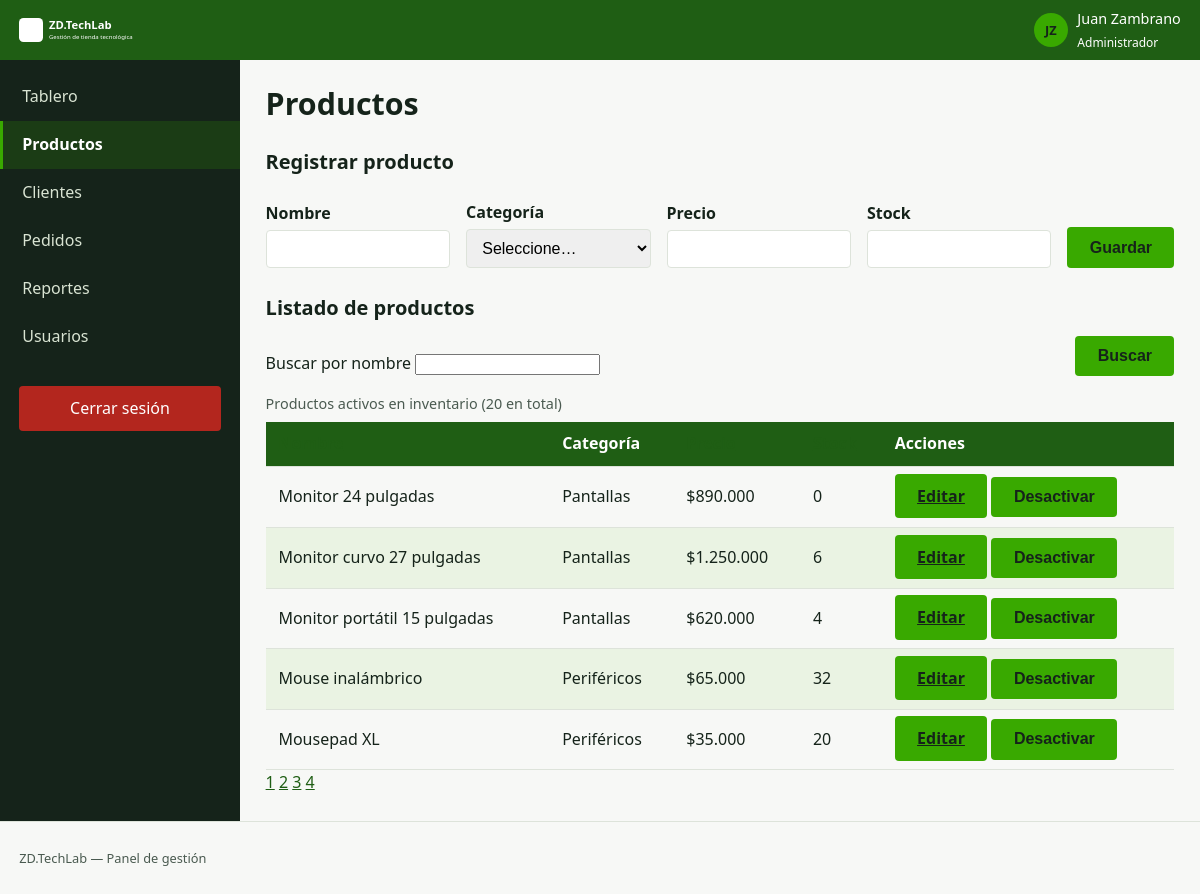
The app's page /productos.php?pagina=2 (signed in) with its own data.
### tables this page shows
CREATE TABLE productos (
  id            INT UNSIGNED AUTO_INCREMENT PRIMARY KEY,
  categoria_id  INT UNSIGNED NOT NULL,
  nombre        VARCHAR(150) NOT NULL,
  precio        DECIMAL(12,2) NOT NULL,
  stock         INT UNSIGNED NOT NULL DEFAULT 0,
  stock_minimo  INT UNSIGNED NOT NULL DEFAULT 5,
  activo        TINYINT(1) NOT NULL DEFAULT 1,
  creado_en     DATETIME NOT NULL DEFAULT CURRENT_TIMESTAMP,
  CONSTRAINT fk_productos_categoria
    FOREIGN KEY (categoria_id) REFERENCES categorias(id)
    ON DELETE RESTRICT ON UPDATE CASCADE,
  INDEX idx_productos_nombre (nombre),
  INDEX idx_productos_categoria (categoria_id)
);

CREATE TABLE categorias (
  id      INT UNSIGNED AUTO_INCREMENT PRIMARY KEY,
  nombre  VARCHAR(80) NOT NULL,
  UNIQUE KEY uq_categorias_nombre (nombre)
);

### app/modelos/ProductoModelo.php (called while the page is built, shortened)
<?php
final class ProductoModelo
{
    public function listar(string $busqueda = '', int $pagina = 1, int $porPagina = 10, string $orden = 'nombre'): array
    {
        $columna = in_array($orden, self::COLUMNAS_ORDEN, true) ? $orden : 'nombre';
        $offset  = max(0, ($pagina - 1) * $porPagina);
        $st = $this->pdo->prepare(
            "SELECT p.id, p.nombre, p.precio, p.stock, p.categoria_id, c.nombre AS categoria
             FROM productos p
             INNER JOIN categorias c ON c.id = p.categoria_id
             WHERE p.activo = 1 AND p.nombre LIKE :b
             ORDER BY p.$columna
             LIMIT :lim OFFSET :off"
        );
        $st->bindValue(':b', '%' . $busqueda . '%');
        $st->bindValue(':lim', $porPagina, PDO::PARAM_INT);
        $st->bindValue(':off', $offset, PDO::PARAM_INT);
        $st->execute();
        return $st->fetchAll();
    }
    public function contar(string $busqueda = ''): int
    {
        $st = $this->pdo->prepare('SELECT COUNT(*) AS total FROM productos WHERE activo = 1 AND nombre LIKE :b');
        $st->bindValue(':b', '%' . $busqueda . '%');
        $st->execute();
        return (int) $st->fetch()['total'];
    }
}

### productos.php (the view, shortened to what this page needs)
<?php
require_once __DIR__ . '/app/modelos/ProductoModelo.php';
$pdo    = Conexion::obtener();
$modelo = new ProductoModelo($pdo);
$busqueda = trim((string) ($_GET['b'] ?? ''));
$orden    = (string) ($_GET['orden'] ?? 'nombre');
$pagina   = max(1, (int) ($_GET['pagina'] ?? 1));
$porPagina = 5;
$productos  = $modelo->listar($busqueda, $pagina, $porPagina, $orden);
$total      = $modelo->contar($busqueda);
$totalPaginas = max(1, (int) ceil($total / $porPagina));
$editando = null;
function conQuery(array $cambios): string
{
    $actual = $_GET;
    foreach ($cambios as $k => $v) {
        $actual[$k] = $v;
    }
    return '?' . http_build_query($actual);
}
?>
<!DOCTYPE html>
<html lang="es">
<head>
  <link rel="stylesheet" href="<?= BASE_URL ?>css/tokens.css">
  <link rel="stylesheet" href="<?= BASE_URL ?>css/estilos.css">
</head>
<body>
  <div class="panel">
    <?php require __DIR__ . '/app/vistas/parciales/cabecera.php'; ?>
    <?php require __DIR__ . '/app/vistas/parciales/menu.php'; ?>
    <main class="panel__contenido">
      <h1>Productos</h1>
      <section aria-labelledby="titulo-formulario">
        <h2 id="titulo-formulario"><?= $editando ? 'Editar producto' : 'Registrar producto' ?></h2>
        <form method="post" action="<?= BASE_URL ?>app/controladores/productos_guardar.php" novalidate class="formulario formulario--linea">
          <div>
            <label for="nombre">Nombre</label>
            <input type="text" id="nombre" name="nombre" minlength="3" required
                   value="<?= htmlspecialchars($editando['nombre'] ?? '', ENT_QUOTES, 'UTF-8') ?>">
          </div>
          <div>
            <label for="categoria">Categoría</label>
            <select id="categoria" name="categoria_id" required>
              <option value="">Seleccione…</option>
            </select>
          </div>
          <div>
            <label for="precio">Precio</label>
            <input type="number" id="precio" name="precio" min="1" step="1" required
                   value="<?= htmlspecialchars((string) ($editando['precio'] ?? ''), ENT_QUOTES, 'UTF-8') ?>">
          </div>
          <div>
            <label for="stock">Stock</label>
            <input type="number" id="stock" name="stock" min="0" step="1" required
                   value="<?= htmlspecialchars((string) ($editando['stock'] ?? ''), ENT_QUOTES, 'UTF-8') ?>">
          </div>
          <button type="submit" class="boton"><?= $editando ? 'Guardar cambios' : 'Guardar' ?></button>
        </form>
      </section>
      <section aria-labelledby="titulo-tabla">
        <h2 id="titulo-tabla">Listado de productos</h2>
        <form method="get" class="formulario--linea" style="margin-bottom:1rem;">
          <div>
            <label for="b">Buscar por nombre</label>
            <input type="search" id="b" name="b" value="<?= htmlspecialchars($busqueda, ENT_QUOTES, 'UTF-8') ?>">
          </div>
          <button type="submit" class="boton">Buscar</button>
        </form>
        <table id="tabla-productos">
          <caption>Productos activos en inventario (<?= $total ?> en total)</caption>
          <thead>
            <tr>
              <th scope="col"><a href="<?= conQuery(['orden' => 'nombre']) ?>">Nombre</a></th>
              <th scope="col">Categoría</th>
              <th scope="col"><a href="<?= conQuery(['orden' => 'precio']) ?>">Precio</a></th>
              <th scope="col"><a href="<?= conQuery(['orden' => 'stock']) ?>">Stock</a></th>
              <th scope="col">Acciones</th>
            </tr>
          </thead>
          <tbody>
            <?php foreach ($productos as $p): ?>
              <tr>
                <td><?= htmlspecialchars($p['nombre'], ENT_QUOTES, 'UTF-8') ?></td>
                <td><?= htmlspecialchars($p['categoria'], ENT_QUOTES, 'UTF-8') ?></td>
                <td>$<?= number_format((float) $p['precio'], 0, ',', '.') ?></td>
                <td><?= (int) $p['stock'] ?></td>
                <td>
                  <a href="<?= conQuery(['editar' => $p['id']]) ?>" class="boton boton--pequeno">Editar</a>
                  <form method="post" action="<?= BASE_URL ?>app/controladores/productos_eliminar.php"
                        style="display:inline" onsubmit="return confirm('¿Desactivar este producto?');">
                    <button type="submit" class="boton boton--pequeno boton--peligro">Desactivar</button>
                  </form>
                </td>
              </tr>
            <?php endforeach; ?>
          </tbody>
        </table>
        <?php if ($totalPaginas > 1): ?>
          <nav aria-label="Paginación de productos">
            <?php for ($i = 1; $i <= $totalPaginas; $i++): ?>
              <a href="<?= conQuery(['pagina' => $i]) ?>" <?= $i === $pagina ? 'aria-current="page"' : '' ?>><?= $i ?></a>
            <?php endfor; ?>
          </nav>
        <?php endif; ?>
      </section>
    </main>
    <?php require __DIR__ . '/app/vistas/parciales/pie.php'; ?>
</body>
</html>

### css/tokens.css (style rules this page uses)
:root { --superficie: #F7F8F6; --superficie-alta: #FFFFFF; --borde: #DDE3DA; --color-marca: #1F5E14; --color-marca-suave: #EAF3E3; --color-accion: #39A900; --color-acento: #F08A00; --texto: #15231A; --texto-tenue: #4A5A50; --texto-claro: #FFFFFF; --texto-sobre-brillante: #15231A; --exito: #2E7D32; --advertencia: #A85E00; --error: #B3261E; --info: #15506B; --fuente-base: system-ui, "Segoe UI", Roboto, sans-serif; }
:root { --texto-xs: 0.8rem; --texto-sm: 0.9rem; --texto-md: 1rem; --texto-lg: 1.25rem; --texto-xl: 1.9rem; }

### css/estilos.css (style rules this page uses)
*, *::before, *::after { box-sizing: border-box; }
body { margin: 0; font-family: var(--fuente-base); font-size: 16px; line-height: 1.6; color: var(--texto); background: var(--superficie); }
h1 { font-size: var(--texto-xl); line-height: 1.2; margin: 0 0 .5rem; }
h2 { font-size: var(--texto-lg); margin: 1.5rem 0 .75rem; }
a { color: var(--color-marca); }
.boton { background: var(--color-accion); color: var(--texto-sobre-brillante); font-weight: 600; border: none; border-radius: 4px; padding: .7rem 1.4rem; font-size: var(--texto-md); cursor: pointer; transition: background .18s ease; }
.formulario label { display: block; font-weight: 600; margin: .6rem 0 .25rem; }
.formulario input, .formulario select { width: 100%; padding: .55rem .7rem; border: 1px solid var(--borde); border-radius: 4px; font-size: var(--texto-md); }
.formulario--linea { display: flex; flex-wrap: wrap; align-items: flex-end; gap: 1rem; }
.formulario--linea > div { flex: 1 1 160px; }
.panel { display: grid; grid-template-columns: 1fr; grid-template-rows: 60px 1fr auto; grid-template-areas: "barra" "contenido" "pie"; min-height: 100vh; }
.panel__contenido { grid-area: contenido; padding: 1.6rem; overflow-y: auto; }
table { width: 100%; border-collapse: collapse; margin-top: .5rem; }
thead { background: var(--color-marca); color: #fff; position: sticky; top: 0; }
th, td { padding: .6rem .8rem; text-align: left; border-bottom: 1px solid var(--borde); }
tbody tr:nth-child(even) { background: var(--color-marca-suave); }
caption { text-align: left; font-size: var(--texto-sm); color: var(--texto-tenue); margin-bottom: .4rem; }
@media (min-width: 1024px) { .panel { grid-template-columns: 240px 1fr; grid-template-rows: 60px 1fr auto; grid-template-areas: "barra barra" "menu contenido" "pie pie"; } }

### records on screen
productos: nombre "Monitor 24 pulgadas", categoria.nombre "Pantallas", precio "890.000", stock "0"
productos: nombre "Monitor curvo 27 pulgadas", categoria.nombre "Pantallas", precio "1.250.000", stock "6"
productos: nombre "Monitor portátil 15 pulgadas", categoria.nombre "Pantallas", precio "620.000", stock "4"
productos: nombre "Mouse inalámbrico", categoria.nombre "Periféricos", precio "65.000", stock "32"
productos: nombre "Mousepad XL", categoria.nombre "Periféricos", precio "35.000", stock "20"

### other values on screen
$iniciales "JZ"
$usuario['nombre'] "Juan Zambrano"
$usuario['rol'] "Administrador"
$op['texto'] "Tablero"
$op['texto'] "Productos"
$op['texto'] "Clientes"
$op['texto'] "Pedidos"
$op['texto'] "Reportes"
$op['texto'] "Usuarios"
$total "20"
